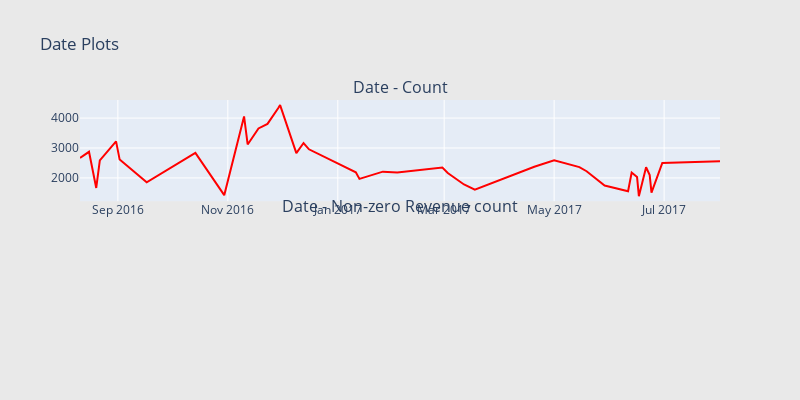

Source (notebook cell):
### Code cell
def scatter_plot(cnt_srs, color):
    trace = go.Scatter(
        x=cnt_srs.index[::-1],
        y=cnt_srs.values[::-1],
        showlegend=False,
        marker=dict(
            color=color,
        ),
    )
    return trace

train_df['date'] = train_df['date'].apply(lambda x: datetime.date(int(str(x)[:4]), int(str(x)[4:6]), int(str(x)[6:])))
cnt_srs = train_df.groupby('date')['totals.transactionRevenue'].agg(['size', 'count'])
cnt_srs.columns = ["count", "count of non-zero revenue"]
cnt_srs = cnt_srs.sort_index()
#cnt_srs.index = cnt_srs.index.astype('str')
trace1 = scatter_plot(cnt_srs["count"], 'red')
#trace2 = scatter_plot(cnt_srs["count of non-zero revenue"], 'blue')

fig = tools.make_subplots(rows=2, cols=1, vertical_spacing=0.08,
                          subplot_titles=["Date - Count", "Date - Non-zero Revenue count"])
fig.append_trace(trace1, 1, 1)
#fig.append_trace(trace2, 2, 1)
fig['layout'].update(height=400, width=800, paper_bgcolor='rgb(233,233,233)', title="Date Plots")
py.iplot(fig, filename='date-plots')

### Figure 1 — Plotly figure (JSON) as saved in the notebook; plotly's stock layout.template omitted (floating-point values rounded to 4 significant figures)
{"data": [{"marker": {"color": "red"}, "showlegend": false, "type": "scatter", "x": ["2017-08-01", "2017-06-30", "2017-06-24", "2017-06-23", "2017-06-21", "2017-06-17", "2017-06-16", "2017-06-13", "2017-06-11", "2017-05-29", "2017-05-19", "2017-05-15", "2017-05-01", "2017-04-20", "2017-03-18", "2017-03-12", "2017-03-03", "2017-02-28", "2017-02-03", "2017-01-26", "2017-01-13", "2017-01-11", "2016-12-16", "2016-12-13", "2016-12-09", "2016-11-30", "2016-11-29", "2016-11-23", "2016-11-18", "2016-11-12", "2016-11-10", "2016-10-30", "2016-10-14", "2016-09-17", "2016-09-02", "2016-08-31", "2016-08-22", "2016-08-20", "2016-08-16", "2016-08-11"], "xaxis": "x", "y": [2556, 2499, 1510, 2095, 2357, 1391, 2028, 2181, 1555, 1745, 2223, 2360, 2588, 2374, 1610, 1781, 2162, 2347, 2182, 2209, 1967, 2185, 2956, 3166, 2830, 4435, 4337, 3805, 3654, 3119, 4055, 1423, 2838, 1853, 2613, 3223, 2584, 1664, 2873, 2667], "yaxis": "y"}], "layout": {"annotations": [{"font": {"size": 16}, "showarrow": false, "text": "Date - Count", "x": 0.5, "xanchor": "center", "xref": "paper", "y": 1, "yanchor": "bottom", "yref": "paper"}, {"font": {"size": 16}, "showarrow": false, "text": "Date - Non-zero Revenue count", "x": 0.5, "xanchor": "center", "xref": "paper", "y": 0.46, "yanchor": "bottom", "yref": "paper"}], "height": 400, "paper_bgcolor": "rgb(233,233,233)", "title": {"text": "Date Plots"}, "width": 800, "xaxis": {"anchor": "y", "domain": [0, 1]}, "xaxis2": {"anchor": "y2", "domain": [0, 1]}, "yaxis": {"anchor": "x", "domain": [0.54, 1]}, "yaxis2": {"anchor": "x2", "domain": [0, 0.46]}}}
